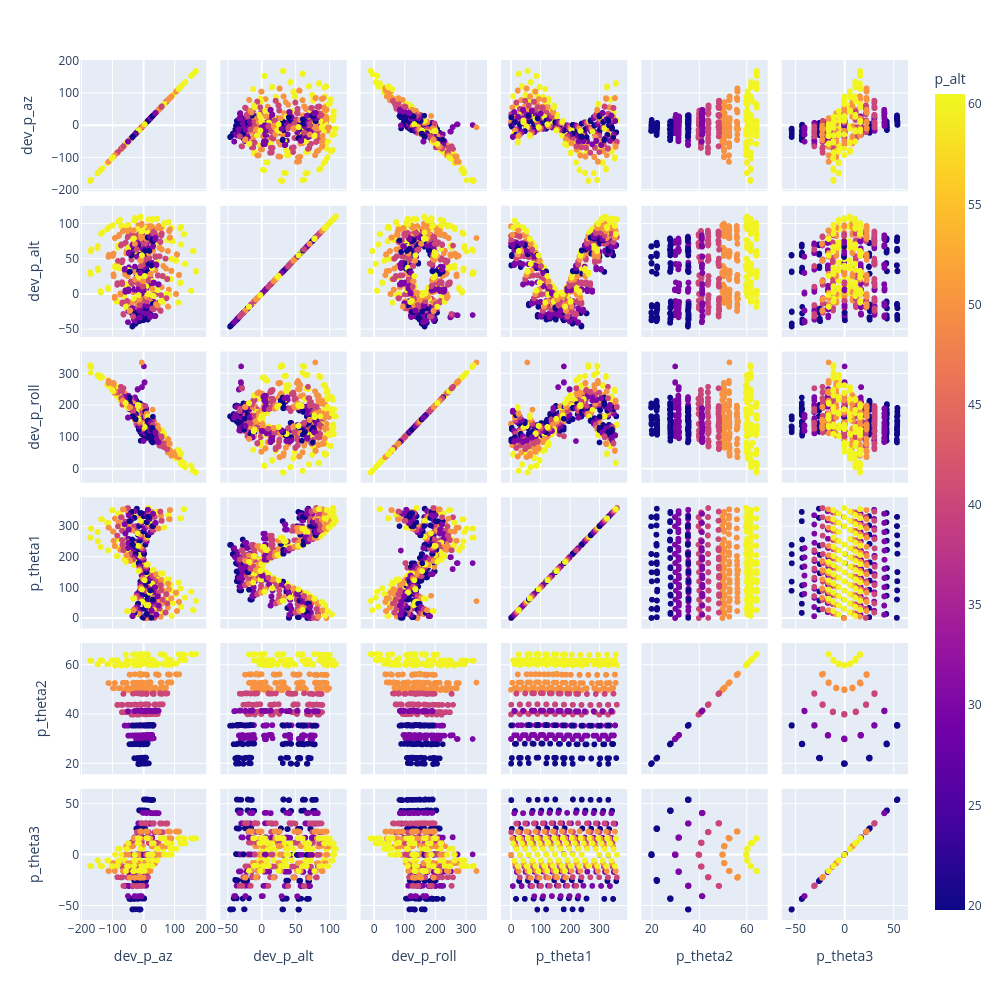

Notebook code cell kept with this figure:
### Markdown cell above
# Sky Space Residuals - BEFORE

### Code cell
fig = px.scatter_matrix(d, dimensions=["dev_p_az", "dev_p_alt", "dev_p_roll", "p_theta1", "p_theta2", "p_theta3"], color="p_alt")
fig.update_layout(height=1000,width=1000 )
fig.show()

### Figure 1 — Plotly figure (JSON) as saved in the notebook; plotly's stock layout.template omitted (floating-point values rounded to 4 significant figures; data arrays with more than 128 entries replaced by an {"elided": "..."} marker saying what was removed)
{"data": [{"dimensions": [{"axis": {"matches": true}, "label": "dev_p_az", "values": {"elided": "1762 float values"}}, {"axis": {"matches": true}, "label": "dev_p_alt", "values": {"elided": "1762 float values"}}, {"axis": {"matches": true}, "label": "dev_p_roll", "values": {"elided": "1762 float values"}}, {"axis": {"matches": true}, "label": "p_theta1", "values": {"elided": "1762 float values"}}, {"axis": {"matches": true}, "label": "p_theta2", "values": {"elided": "1762 float values"}}, {"axis": {"matches": true}, "label": "p_theta3", "values": {"elided": "1762 float values"}}], "hovertemplate": "%{xaxis.title.text}=%{x}<br>%{yaxis.title.text}=%{y}<br>p_alt=%{marker.color}<extra></extra>", "legendgroup": "", "marker": {"color": {"elided": "1762 float values"}, "coloraxis": "coloraxis", "symbol": "circle"}, "name": "", "showlegend": false, "type": "splom"}], "layout": {"coloraxis": {"colorbar": {"title": {"text": "p_alt"}}, "colorscale": [[0, "#0d0887"], [0.1111, "#46039f"], [0.2222, "#7201a8"], [0.3333, "#9c179e"], [0.4444, "#bd3786"], [0.5556, "#d8576b"], [0.6667, "#ed7953"], [0.7778, "#fb9f3a"], [0.8889, "#fdca26"], [1, "#f0f921"]]}, "dragmode": "select", "height": 1000, "legend": {"tracegroupgap": 0}, "margin": {"t": 60}, "width": 1000}}
